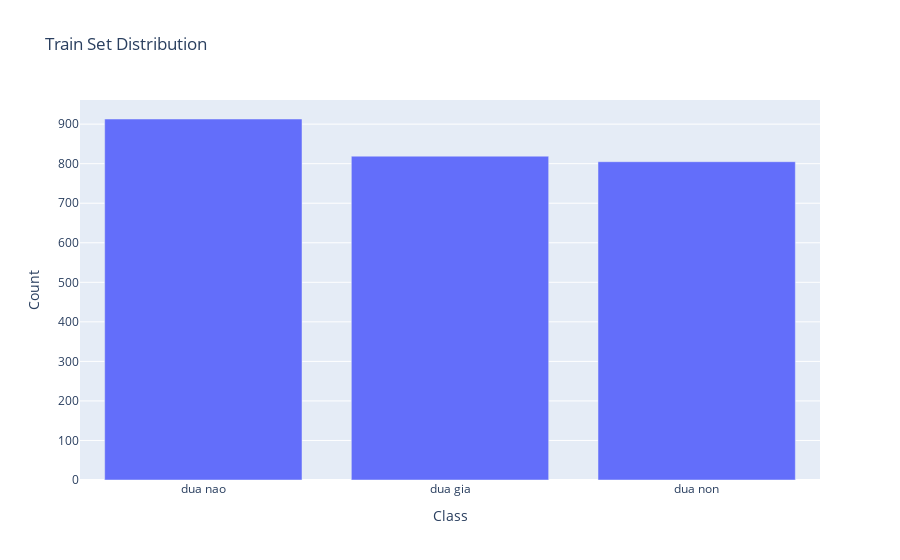

Here is the notebook cell this chart was saved with:
### Code cell
import os
from glob import glob
from tqdm import tqdm
import plotly.express as px

# Danh sách đường dẫn đến thư mục
all_class = glob(os.path.join(r"C:\Users\ACER\Desktop\Coconut-Mature-Classification\train", "*"))
train_class_counts = {}

# Lấy tên thư mục cuối cùng từ đường dẫn và sử dụng nó làm tên cột
for folder_class in tqdm(all_class, desc='run'):
    class_name = os.path.basename(folder_class)  # Lấy tên thư mục cuối cùng
    count = len(glob(os.path.join(folder_class, "*")))
    train_class_counts[class_name] = count

data = {'Class': list(train_class_counts.keys()), 'Count': list(train_class_counts.values())}

fig = px.bar(data, x='Class', y='Count', title='Train Set Distribution')
fig.update_xaxes(categoryorder='total descending')  # Sắp xếp theo thứ tự giảm dần

fig.show()

### Figure 1 — Plotly figure (JSON) as saved in the notebook; plotly's stock layout.template omitted (floating-point values rounded to 4 significant figures)
{"data": [{"alignmentgroup": "True", "hovertemplate": "Class=%{x}<br>Count=%{y}<extra></extra>", "legendgroup": "", "marker": {"color": "#636efa", "pattern": {"shape": ""}}, "name": "", "offsetgroup": "", "orientation": "v", "showlegend": false, "textposition": "auto", "type": "bar", "x": ["dua gia", "dua nao", "dua non"], "xaxis": "x", "y": [819, 913, 805], "yaxis": "y"}], "layout": {"barmode": "relative", "legend": {"tracegroupgap": 0}, "title": {"text": "Train Set Distribution"}, "xaxis": {"anchor": "y", "categoryorder": "total descending", "domain": [0, 1], "title": {"text": "Class"}}, "yaxis": {"anchor": "x", "domain": [0, 1], "title": {"text": "Count"}}}}
